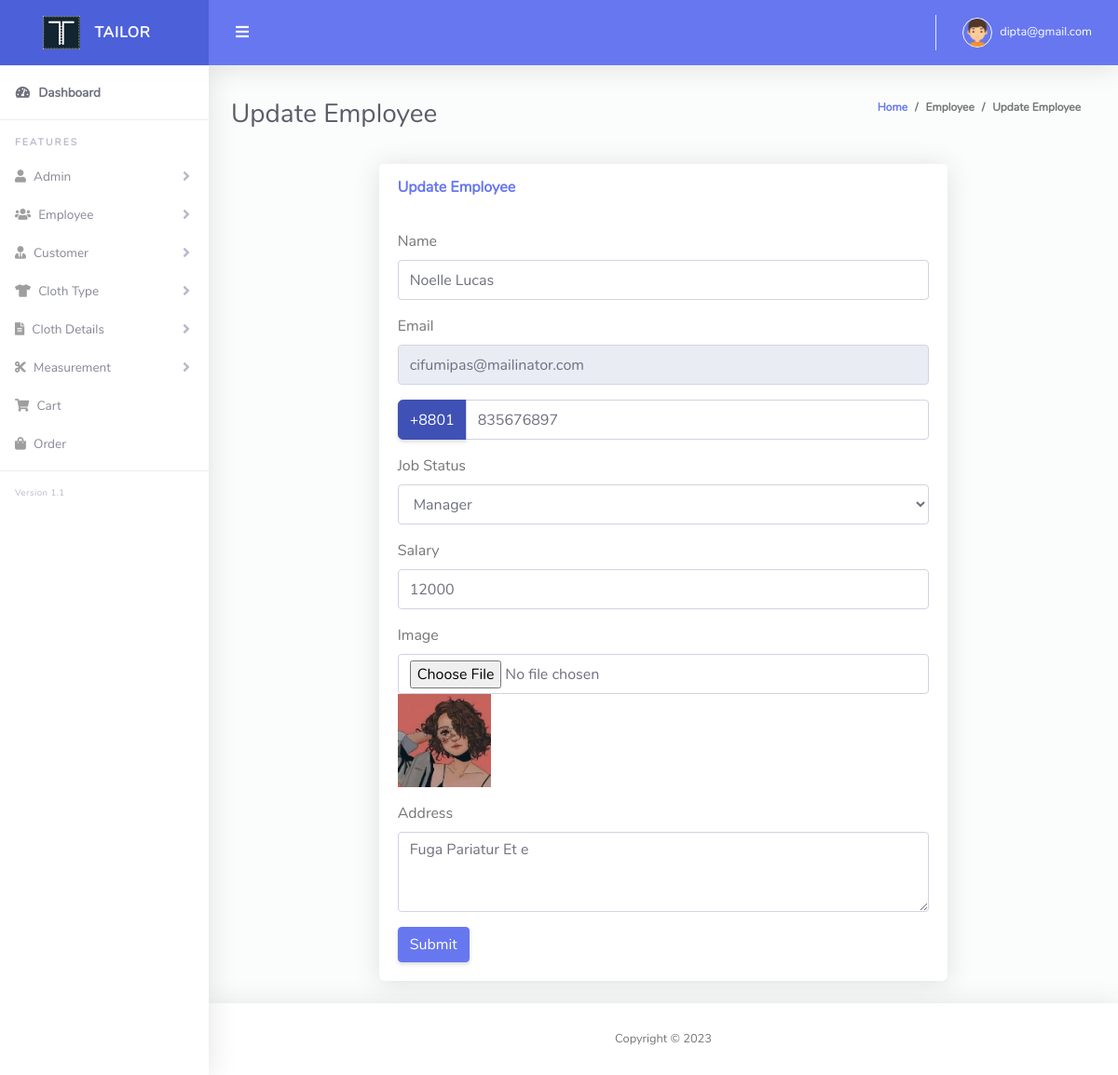
The app's page /edit_employee.php?empid=5 (signed in) with its own data.
### tables this page shows
CREATE TABLE `employee_table` (
  `emp_id` int(11) NOT NULL,
  `emp_name` varchar(255) NOT NULL,
  `emp_job_status` varchar(255) NOT NULL,
  `emp_email` varchar(255) NOT NULL,
  `emp_phone` varchar(255) NOT NULL,
  `emp_image` varchar(255) NOT NULL,
  `emp_salary` int(11) NOT NULL,
  `create_emp` timestamp NOT NULL DEFAULT current_timestamp(),
  `emp_address` text NOT NULL
);

### Classes/DB.php (called while the page is built, shortened)
<?php
class DB
{
    public function connect(){
        $this->conn = new mysqli("localhost","root","","tailor_shop");
        if ($this->conn->connect_error) {
          die("Connection failed: " . $this->conn->connect_error);
        } else {
            return $msg =  "connected";
        }
    }
}

### Classes/EmployeeClass.php (called while the page is built, shortened)
<?php
include_once 'db.php';
class EmployeeClass extends DB
{
    public function viewEmployeebyid($id)
    {
        $qry = "SELECT * FROM employee_table where emp_id=$id ";
        $result = $this->conn->query($qry);
        return $result;
    }
}

### edit_employee.php (the view, shortened to what this page needs)
<?php include 'layouts/header.php';
if (!isset($_GET['empid']) || empty($_GET['empid'])) {
  "<script>window.location = 'employee_list.php'; </script>";
} else {
  $empid = $_GET['empid'];
}
$view = $emp->viewEmployeebyid($empid);
$value = mysqli_fetch_array($view);
?>
<div class="container-fluid" id="container-wrapper">
  <div class="d-sm-flex align-items-center justify-content-between mb-4">
    <h1 class="h3 mb-0 text-gray-800">Update Employee</h1>
    <ol class="breadcrumb">
      <li class="breadcrumb-item"><a href="index.php">Home</a></li>
      <li class="breadcrumb-item">Employee</li>
      <li class="breadcrumb-item active" aria-current="page">Update Employee</li>
    </ol>
  </div>
  <div class="row">
    <div class="col-lg-2"></div>
    <div class="col-lg-8">
      <div class="card mb-4">
        <div class="card-header py-3 d-flex flex-row align-items-center justify-content-between">
          <h6 class="m-0 font-weight-bold text-primary">Update Employee</h6>
        </div>
        <div class="card-body">
          <form method="POST" enctype="multipart/form-data">
            <div class="form-group">
              <label>Name</label>
              <input name="emp_name" value="<?php echo $value['emp_name'] ?>" type="text" class="form-control">
            </div>
            <div class="form-group">
              <label>Email</label>
              <input readonly name="emp_email" value="<?php echo $value['emp_email'] ?>" type="email" class="form-control" placeholder="Enter email">
            </div>
            <div class="input-group mb-3">
              <div class="input-group-prepend">
                <span class="input-group-text" id="basic-addon1">+8801</span>
              </div>
              <input value="<?php echo substr($value['emp_phone'], 5); ?>" type="number" min=0 class="form-control" placeholder="" name="emp_phone" aria-label="Username" aria-describedby="basic-addon1">
            </div>
            <div class="form-group">
              <label>Job Status</label>
              <select name="emp_job_status" class="form-control">
                <option value="<?php echo $value['emp_job_status'] ?>"><?php echo $value['emp_job_status'] ?></option>
              </select>
            </div>
            <div class="form-group">
              <label>Salary</label>
              <input name="emp_salary" value="<?php echo $value['emp_salary'] ?>" type="number" min="10000" class="form-control" placeholder="Enter Salary">
            </div>
            <div class="form-group">
              <label>Image</label>
              <input name="image" type="file" class="form-control">
              <img src="<?php echo $value['emp_image'] ?>" style="height: 100px;width: 100px;" alt="">
            </div>
            <div class="form-group">
              <label>Address</label>
              <textarea class="ckeditor form-control" name="emp_address" cols="" rows="3"><?php echo $value['emp_address'] ?></textarea>
            </div>
            <button type="submit" class="btn btn-primary">Submit</button>
          </form>
        </div>
      </div>
    </div>
  </div>
</div>
<?php include 'layouts/footer.php'; ?>

### records on screen
employee_table: emp_name "Noelle Lucas", emp_email "cifumipas@mailinator.com", emp_phone "835676897", emp_job_status "Manager", emp_salary "12000", emp_image (picture), emp_address "Fuga Pariatur Et e"

### other values on screen
$_SESSION['email'] "dipta@gmail.com"
